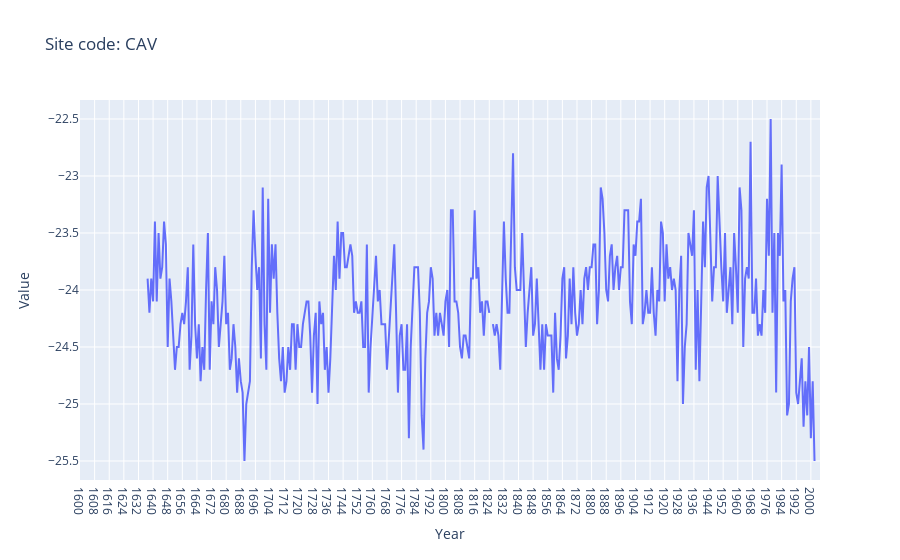
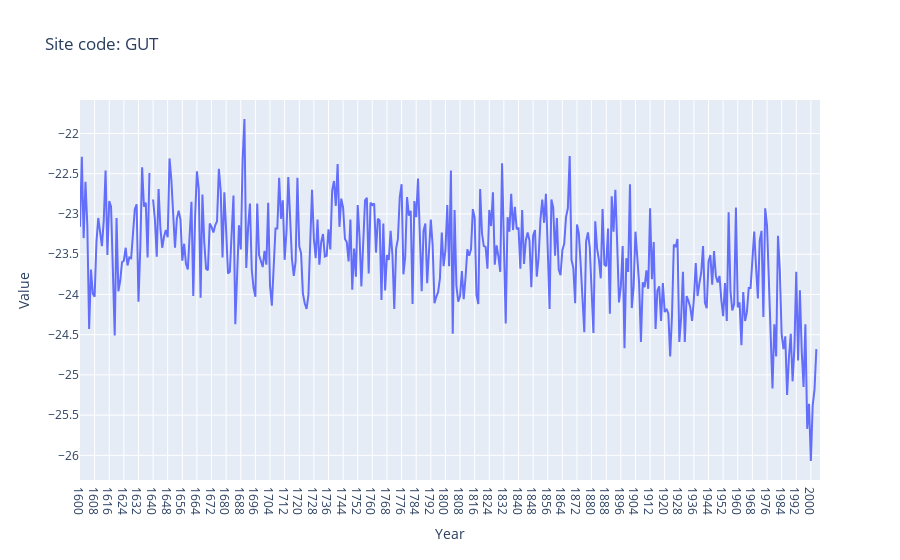
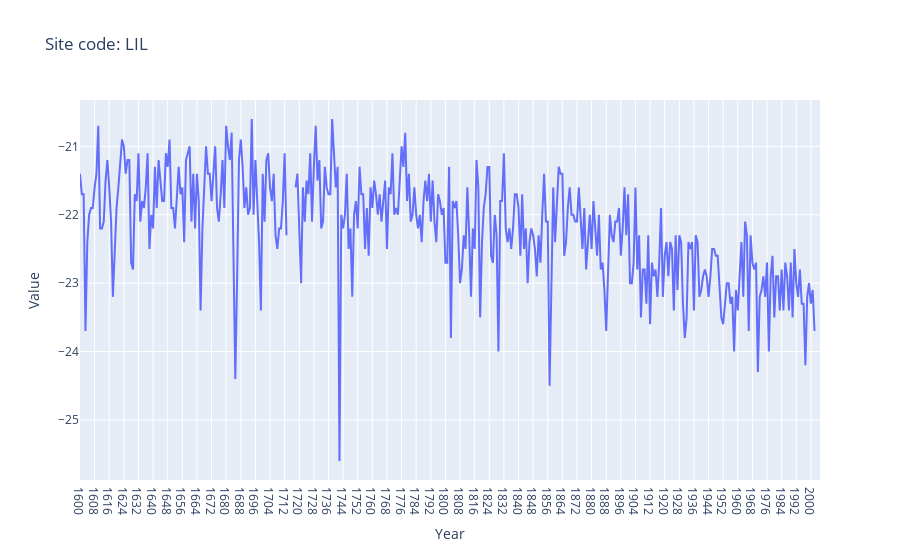
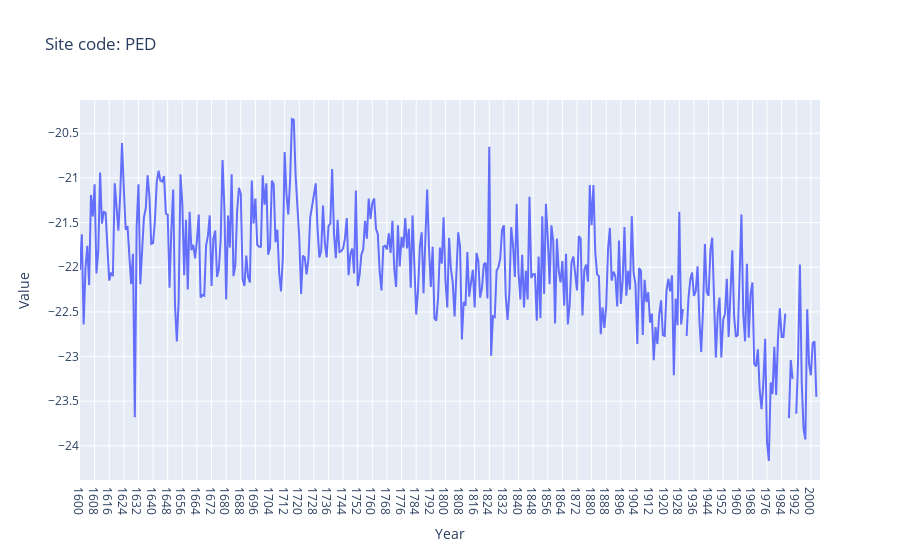

The code cell stored with these charts, in order, in its notebook:
### Code cell
l_low_review = df_low_missing_data['site_code'].tolist()

for i in l_low_review:
    aux = df_data[(df_data['site_code'] == i)].reset_index(drop=True)

    fig = px.line(aux, x='Year', y='Value', title=f'Site code: {i}')
    fig.show()

### Figure 1 — Plotly figure (JSON) as saved in the notebook; plotly's stock layout.template omitted (floating-point values rounded to 4 significant figures; data arrays with more than 128 entries replaced by an {"elided": "..."} marker saying what was removed)
{"data": [{"hovertemplate": "Year=%{x}<br>Value=%{y}<extra></extra>", "legendgroup": "", "line": {"color": "#636efa", "dash": "solid"}, "marker": {"symbol": "circle"}, "mode": "lines", "name": "", "orientation": "v", "showlegend": false, "type": "scatter", "x": {"elided": "406 str values"}, "xaxis": "x", "y": {"elided": "406 float values"}, "yaxis": "y"}], "layout": {"legend": {"tracegroupgap": 0}, "title": {"text": "Site code: CAV "}, "xaxis": {"anchor": "y", "domain": [0, 1], "title": {"text": "Year"}}, "yaxis": {"anchor": "x", "domain": [0, 1], "title": {"text": "Value"}}}}

### Figure 2 — Plotly figure (JSON) as saved in the notebook; plotly's stock layout.template omitted (floating-point values rounded to 4 significant figures; data arrays with more than 128 entries replaced by an {"elided": "..."} marker saying what was removed)
{"data": [{"hovertemplate": "Year=%{x}<br>Value=%{y}<extra></extra>", "legendgroup": "", "line": {"color": "#636efa", "dash": "solid"}, "marker": {"symbol": "circle"}, "mode": "lines", "name": "", "orientation": "v", "showlegend": false, "type": "scatter", "x": {"elided": "406 str values"}, "xaxis": "x", "y": {"elided": "406 float values"}, "yaxis": "y"}], "layout": {"legend": {"tracegroupgap": 0}, "title": {"text": "Site code: GUT "}, "xaxis": {"anchor": "y", "domain": [0, 1], "title": {"text": "Year"}}, "yaxis": {"anchor": "x", "domain": [0, 1], "title": {"text": "Value"}}}}

### Figure 3 — Plotly figure (JSON) as saved in the notebook; plotly's stock layout.template omitted (floating-point values rounded to 4 significant figures; data arrays with more than 128 entries replaced by an {"elided": "..."} marker saying what was removed)
{"data": [{"hovertemplate": "Year=%{x}<br>Value=%{y}<extra></extra>", "legendgroup": "", "line": {"color": "#636efa", "dash": "solid"}, "marker": {"symbol": "circle"}, "mode": "lines", "name": "", "orientation": "v", "showlegend": false, "type": "scatter", "x": {"elided": "406 str values"}, "xaxis": "x", "y": {"elided": "406 float values"}, "yaxis": "y"}], "layout": {"legend": {"tracegroupgap": 0}, "title": {"text": "Site code: LIL"}, "xaxis": {"anchor": "y", "domain": [0, 1], "title": {"text": "Year"}}, "yaxis": {"anchor": "x", "domain": [0, 1], "title": {"text": "Value"}}}}

### Figure 4 — Plotly figure (JSON) as saved in the notebook; plotly's stock layout.template omitted (floating-point values rounded to 4 significant figures; data arrays with more than 128 entries replaced by an {"elided": "..."} marker saying what was removed)
{"data": [{"hovertemplate": "Year=%{x}<br>Value=%{y}<extra></extra>", "legendgroup": "", "line": {"color": "#636efa", "dash": "solid"}, "marker": {"symbol": "circle"}, "mode": "lines", "name": "", "orientation": "v", "showlegend": false, "type": "scatter", "x": {"elided": "406 str values"}, "xaxis": "x", "y": {"elided": "406 float values"}, "yaxis": "y"}], "layout": {"legend": {"tracegroupgap": 0}, "title": {"text": "Site code: PED "}, "xaxis": {"anchor": "y", "domain": [0, 1], "title": {"text": "Year"}}, "yaxis": {"anchor": "x", "domain": [0, 1], "title": {"text": "Value"}}}}
